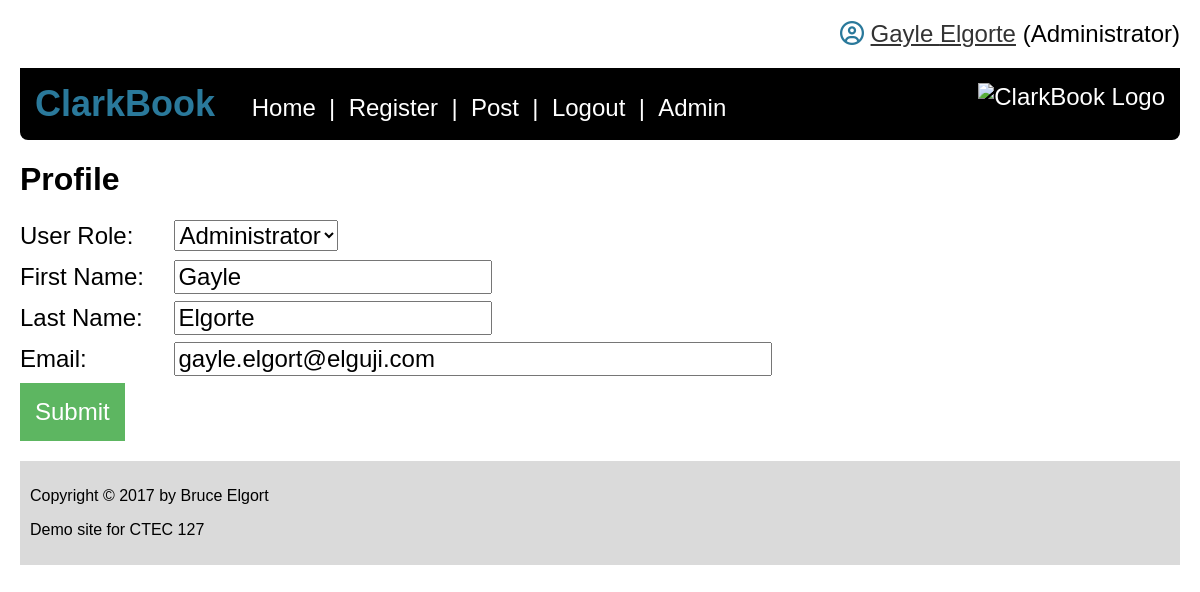
The page /clarkbook_new/clarkbook/profile.php?id=19 (signed in) on the database its author committed.
### tables this page shows
CREATE TABLE `users` (
  `id` int(11) NOT NULL,
  `first_name` varchar(20) NOT NULL,
  `last_name` varchar(20) NOT NULL,
  `email` varchar(60) NOT NULL,
  `password` text NOT NULL,
  `role` varchar(15) NOT NULL
);

### clarkbook_new/clarkbook/profile.php (the view, shortened to what this page needs)
<?php
if ($_SERVER['REQUEST_METHOD'] != "POST") {
	$sql = "SELECT * FROM users WHERE id=" . $_GET['id'];
	$result = $db->query($sql);
	$row = $result->fetch_assoc();
	$first_name = $row['first_name'];
	$last_name = $row['last_name'];
	$email = $row['email'];
	$role = $row['role'];
}
?>
<?php
require_once("includes/header.php");
?>
<?php require_once("includes/nav.php");
$success = false;
if (!$success) { ?>
<h1>Profile</h1>
<form action="<?php echo htmlspecialchars($_SERVER['PHP_SELF']); ?>" method="post" autocomplete="off">
	<label class="reglabel" for="role">User Role:</label>
	<select id="role" name="role">
		<option value="admin" <?php if($role == 'admin'){echo "selected";} ?>>Administrator</option>
	</select>
	<br>
	<label class="reglabel" for="firstname">First Name:</label>
	<input class="reginput" type="text" id="firstname" name="firstname" size="20" maxlength="20" value="<?php echo $first_name; ?>">
	<br>
	<label class="reglabel" for="lastname">Last Name:</label>
	<input class="reginput" type="text" id="lastname" autocomplete="off" name="lastname" size="20" maxlength="20" value="<?php echo $last_name; ?>">
	<br>
	<label class="reglabel" for="email">Email:</label>
	<input class="reginput" type="email" id="email" name="email" size="40" maxlength="60" value="<?php echo $email; ?>">
	<br>
	<input class="button1" type="submit">
</form>
<?php } ?>
<?php require_once('includes/footer.php') ?>

### clarkbook_new/clarkbook/css/style.css (style rules this page uses)
body { font-family: Arial; margin:20px; }
.reglabel { display:inline-block; width:150px; margin-bottom:10px; font-size:1.5em; }
.reginput { font-size:1.5em; }
.button1 { background-color: #4CAF50; font-size:1.5em; border:none; color:#ffffff; padding:15px; opacity: .9; }
select { font-size: 1.5em; }

### rows shown on the page
users: role "Administrator", firstname "Gayle", lastname "Elgorte", email "gayle.elgort@elguji.com"

### other values the page prints
$_SESSION['firstname'] "Gayle"
$_SESSION['lastname'] "Elgorte"
$isAdmin "(Administrator)"
